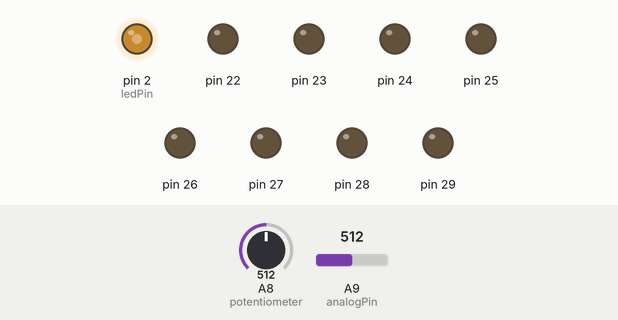
Bench run of a sketch on a simulated Arduino Mega 2560, built with avr-gcc and run on an emulated ATmega2560. On the bench: output pins drawn as LEDs (lit = HIGH). The test bench sets the inputs (shaded band); at power-on: A9 (analogPin) = 512, A8 (potentiometer) = 512.

Above: at 1.2 s.
1.3 s: A9 (analogPin) set to 716
At 1.9 s:
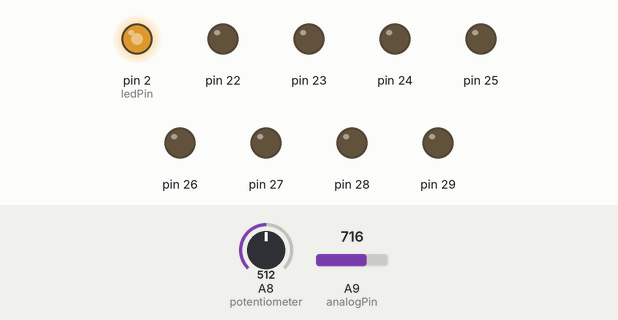
2.8 s: A9 (analogPin) set to 900
At 4.0 s:
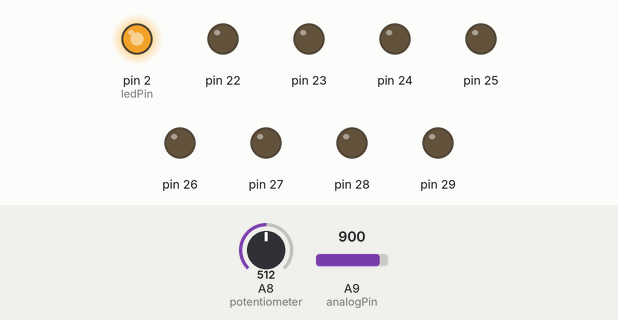
4.3 s: A9 (analogPin) set to 122
At 5.4 s:
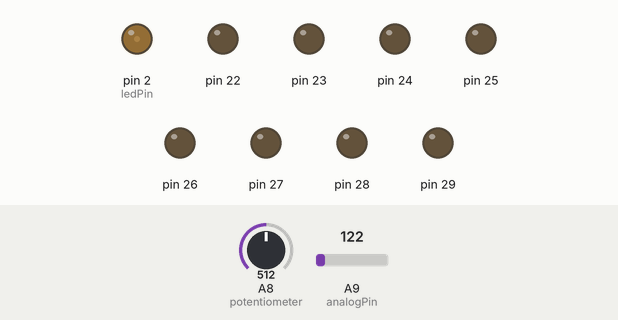
5.8 s: A9 (analogPin) set to 0
At 6.5 s:
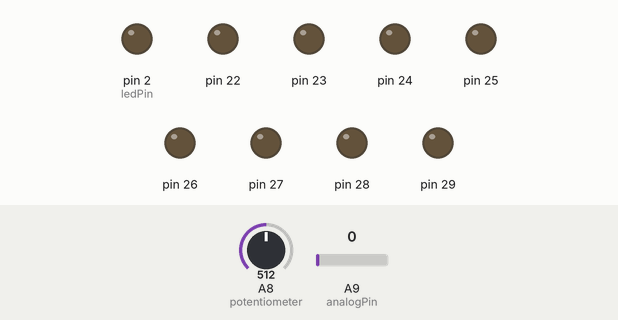
Timing chart, 0 to 8.3 s (numbered marks = the images above; inputs shaded):
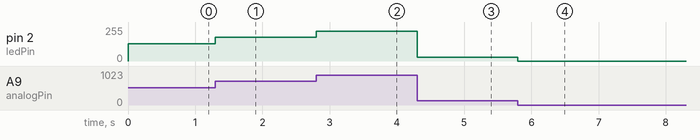

Measured:
- after the input at 1.3 s, pin 2 (ledPin): 128/255 → 179/255 at once
- after the input at 2.8 s, pin 2 (ledPin): 179/255 → 225/255 at once
- after the input at 4.3 s, pin 2 (ledPin): 225/255 → 30/255 at once
- after the input at 5.8 s, pin 2 (ledPin): 30/255 → 0/255 at once

The sketch:

PWM-pulse.ino
```cpp
#include<LiquidCrystal.h>
LiquidCrystal lcd(16,17,18,19,20,21);
int ledPin = 2;      // LED connected to digital pin 9
int analogPin = 9;   // potentiometer connected to analog pin 3
int val = 0;         // variable to store the read value

void setup(){
  pinMode(ledPin, OUTPUT);  // sets the pin as output
  DDRA = B11111111;   // decfine Port A aus digital Output for the button
}
void loop(){
val = analogRead(analogPin);  // read the input pin
  analogWrite(ledPin, val / 4); // analogRead values go from 0 to 1023, analogWrite values from 0 to 255

float inputX = analogRead(A8);  //X potentiometer
//float inputY = analogRead(A9);

int percentageX = 0;
//int percentageY = 0;

percentageX = (inputX / 1024 -0.5)*200;   //gives percentage value between -100 and +100
//percentageY = (inputY / 1024 -0.5)*200;


int value = 30 + percentageX/10;
    lcd.setCursor(0,0);   //set LCD upper row
    lcd.print("-100%");
    lcd.setCursor(10,0);
    lcd.print("0%");
    lcd.setCursor(15,0);
    lcd.print("+100%");

    lcd.setCursor(20,0);
    lcd.print("                      "); //free spaces
    lcd.setCursor(value,0);
    lcd.print("|");


}
```
